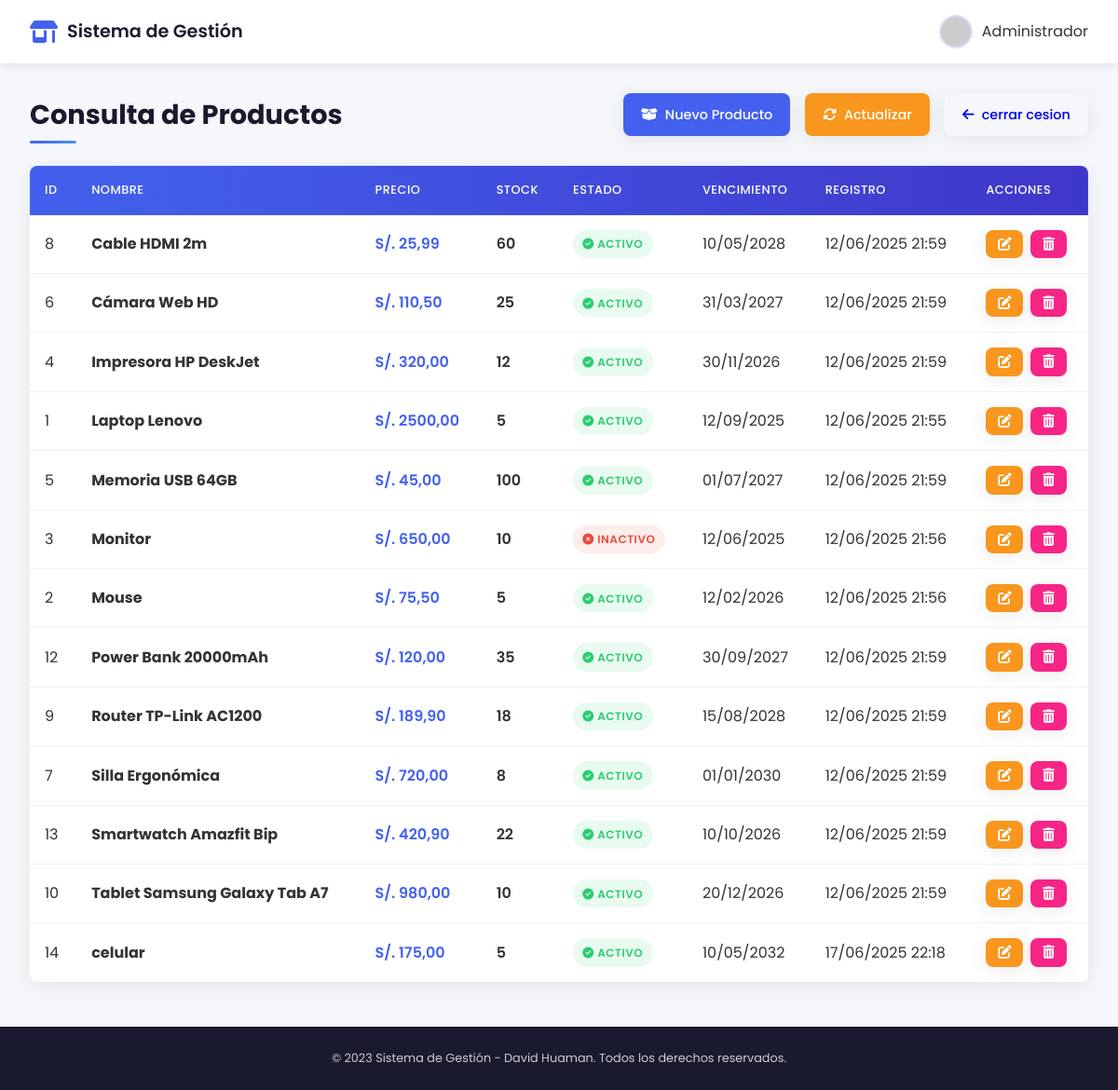
The page /venta/q_producto/ on the database its author committed.
### venta/models.py (models this page shows, shortened)
class Producto(models.Model):
    id_producto = models.AutoField(primary_key=True)
    nom_prod = models.CharField(max_length=50)
    des_prod = models.TextField(max_length=500)
    precio = models.DecimalField(max_digits=10, decimal_places=2)
    cantidad = models.PositiveIntegerField()
    estado = models.BooleanField(default=True)
    fec_vencimiento = models.DateField()
    fec_reg = models.DateTimeField(auto_now_add=True)

### venta/views.py (the view)
# urls.py: path('q_producto/', views.consulta_producto, name='lista_producto'),
def consulta_producto(request):
    productos = Producto.objects.all().order_by('nom_prod')
    context = {
        'productos': productos,
        'titulo': 'Consulta de Productos',
        'mensaje': 'Listado completo de productos'
    }
    return render(request, 'venta/lista_producto.html', context)

### venta/templates/venta/lista_producto.html (shortened to what this page needs)
<!DOCTYPE html>
<html lang="es">
<head>
    <link rel="stylesheet" href="https://cdnjs.cloudflare.com/ajax/libs/font-awesome/6.4.0/css/all.min.css">
</head>
<body>
    <header class="main-header">
        <div class="logo">
            <i class="fas fa-store-alt"></i>
            <span class="logo-text">Sistema de Gestión</span>
        </div>
        <div class="user-profile">
            <img src="https://ui-avatars.com/api/?name=Admin&background=random" alt="Usuario">
            <span>Administrador</span>
        </div>
    </header>
    <main class="container">
        <div class="page-header">
            <h1 class="page-title">{{ titulo }}</h1>
            <div class="action-buttons">
                <a href="{% url 'crear_producto' %}" class="btn btn-primary">
                    <i class="fas fa-box-open"></i> Nuevo Producto
                </a>
                <a href="{% url 'actualizar_producto' %}" class="btn btn-warning">
                    <i class="fas fa-sync-alt"></i> Actualizar
                </a>
                 <div class="action-buttons">
                    <a href="{% url 'menu_principal' %}" class="btn btn-secondary">
                        <i class="fas fa-arrow-left"></i> cerrar cesion
                    </a>
                </div>
            </div>
        </div>
        <div class="card">
            <div class="table-responsive">
                <table class="table">
                    <thead>
                        <tr>
                            <th>ID</th>
                            <th>Nombre</th>
                            <th>Precio</th>
                            <th>Stock</th>
                            <th>Estado</th>
                            <th>Vencimiento</th>
                            <th>Registro</th>
                            <th>Acciones</th>
                        </tr>
                    </thead>
                    <tbody>
                        {% for producto in productos %}
                        <tr>
                            <td>{{ producto.id_producto }}</td>
                            <td><strong>{{ producto.nom_prod }}</strong></td>
                            <td class="price">S/. {{ producto.precio }}</td>
                            <td class="stock">{{ producto.cantidad }}</td>
                            <td>
                                {% if producto.estado %}
                                    <span class="badge badge-active">
                                        <i class="fas fa-check-circle"></i> Activo
                                    </span>
                                {% else %}
                                    <span class="badge badge-inactive">
                                        <i class="fas fa-times-circle"></i> Inactivo
                                    </span>
                                {% endif %}
                            </td>
                            <td>{{ producto.fec_vencimiento|date:"d/m/Y" }}</td>
                            <td>{{ producto.fec_reg|date:"d/m/Y H:i" }}</td>
                        <td>
                            <div class="action-buttons" style="gap: 0.5rem;">
                                <a href="{% url 'actualizar_producto' %}?id={{ producto.id_producto }}" class="btn btn-warning" style="padding: 0.5rem 0.8rem;">
                                    <i class="fas fa-edit"></i>
                                </a>
                                <a href="{% url 'borrar_producto' %}" class="btn btn-danger" style="padding: 0.5rem 0.8rem;">
                                    <i class="fas fa-trash-alt"></i>
                                </a>
                            </div>
                        </td>
                        </tr>
                        {% endfor %}
                    </tbody>
                </table>
            </div>
        </div>
    </main>
    <footer class="main-footer">
        <div class="footer-content">
            <div class="copyright">
                &copy; 2023 Sistema de Gestión - David Huaman. Todos los derechos reservados.
            </div>
        </div>
    </footer>
</body>
</html>

### venta/templates/venta/lista_producto.html (style rules this page uses)
:root { --primary-color: #4361ee; --secondary-color: #3f37c9; --accent-color: #4895ef; --danger-color: #f72585; --warning-color: #f8961e; --success-color: #4cc9f0; --active-color: #2ecc71; --inactive-color: #e74c3c; --dark-color: #1a1a2e; --light-color: #f8f9fa; --text-color: #333; --text-light: #6c757d; --border-radius: 8px; --box-shadow: 0 4px 20px rgba(0, 0, 0, 0.08); --transition: all 0.3s ease; }
* { margin: 0; padding: 0; box-sizing: border-box; }
body { font-family: 'Poppins', sans-serif; background-color: #f5f7fa; color: var(--text-color); line-height: 1.6; padding: 0; }
.main-header { background-color: white; box-shadow: 0 2px 10px rgba(0, 0, 0, 0.1); padding: 1rem 2rem; position: sticky; top: 0; z-index: 1000; display: flex; justify-content: space-between; align-items: center; }
.logo { display: flex; align-items: center; gap: 10px; }
.logo i { font-size: 1.5rem; color: var(--primary-color); }
.logo-text { color: var(--dark-color); font-weight: 600; font-size: 1.2rem; }
.user-profile { display: flex; align-items: center; gap: 10px; }
.user-profile img { width: 36px; height: 36px; border-radius: 50%; object-fit: cover; border: 2px solid rgba(67, 97, 238, 0.2); }
.container { max-width: 1200px; margin: 2rem auto; padding: 0 2rem; }
.page-header { display: flex; justify-content: space-between; align-items: center; margin-bottom: 2rem; flex-wrap: wrap; gap: 1rem; }
.page-title { color: var(--dark-color); font-size: 1.8rem; font-weight: 700; position: relative; display: inline-block; }
.page-title::after { content: ''; position: absolute; bottom: -8px; left: 0; width: 50px; height: 3px; background: linear-gradient(90deg, var(--primary-color), var(--accent-color)); border-radius: 2px; }
.action-buttons { display: flex; gap: 1rem; flex-wrap: wrap; }
.btn { display: inline-flex; align-items: center; justify-content: center; padding: 0.7rem 1.2rem; font-size: 0.9rem; font-weight: 500; border-radius: var(--border-radius); text-decoration: none; transition: var(--transition); border: none; cursor: pointer; gap: 8px; box-shadow: var(--box-shadow); }
.btn i { font-size: 0.9rem; }
.btn-primary { background-color: var(--primary-color); color: white; }
.btn-warning { background-color: var(--warning-color); color: white; }
.btn-danger { background-color: var(--danger-color); color: white; }
.badge { display: inline-block; padding: 0.35rem 0.65rem; font-size: 0.75rem; font-weight: 600; border-radius: 50px; text-transform: uppercase; letter-spacing: 0.5px; }
.badge-active { background-color: rgba(46, 204, 113, 0.1); color: var(--active-color); }
.badge-inactive { background-color: rgba(231, 76, 60, 0.1); color: var(--inactive-color); }
.card { background-color: white; border-radius: var(--border-radius); box-shadow: var(--box-shadow); overflow: hidden; margin-bottom: 2rem; }
.table-responsive { overflow-x: auto; }
.table { width: 100%; border-collapse: collapse; min-width: 800px; }
.table thead { background: linear-gradient(90deg, var(--primary-color), var(--secondary-color)); }
.table th { color: white; font-weight: 500; padding: 1rem; text-align: left; text-transform: uppercase; font-size: 0.8rem; letter-spacing: 0.5px; }
.table td { padding: 1rem; border-bottom: 1px solid rgba(0, 0, 0, 0.05); vertical-align: middle; }
.table tr:last-child td { border-bottom: none; }
.table tbody tr { transition: var(--transition); }
.price { font-weight: 600; color: var(--primary-color); }
.stock { font-weight: 600; }
.main-footer { background-color: var(--dark-color); color: var(--light-color); padding: 1.5rem; text-align: center; margin-top: 3rem; }
.footer-content { display: flex; flex-direction: column; align-items: center; gap: 0.5rem; }
.copyright { opacity: 0.8; font-size: 0.8rem; }

### rows shown on the page
Producto: id_producto "8", nom_prod "Cable HDMI 2m", precio "25,99", cantidad "60", estado True (drawn), fec_vencimiento "10/05/2028", fec_reg "12/06/2025 21:59"
Producto: id_producto "6", nom_prod "Cámara Web HD", precio "110,50", cantidad "25", estado True (drawn), fec_vencimiento "31/03/2027", fec_reg "12/06/2025 21:59"
Producto: id_producto "4", nom_prod "Impresora HP DeskJet", precio "320,00", cantidad "12", estado True (drawn), fec_vencimiento "30/11/2026", fec_reg "12/06/2025 21:59"
Producto: id_producto "1", nom_prod "Laptop Lenovo", precio "2500,00", cantidad "5", estado True (drawn), fec_vencimiento "12/09/2025", fec_reg "12/06/2025 21:55"
Producto: id_producto "5", nom_prod "Memoria USB 64GB", precio "45,00", cantidad "100", estado True (drawn), fec_vencimiento "01/07/2027", fec_reg "12/06/2025 21:59"
Producto: id_producto "3", nom_prod "Monitor", precio "650,00", cantidad "10", estado False (drawn), fec_vencimiento "12/06/2025", fec_reg "12/06/2025 21:56"
Producto: id_producto "2", nom_prod "Mouse", precio "75,50", cantidad "5", estado True (drawn), fec_vencimiento "12/02/2026", fec_reg "12/06/2025 21:56"
Producto: id_producto "12", nom_prod "Power Bank 20000mAh", precio "120,00", cantidad "35", estado True (drawn), fec_vencimiento "30/09/2027", fec_reg "12/06/2025 21:59"
Producto: id_producto "9", nom_prod "Router TP-Link AC1200", precio "189,90", cantidad "18", estado True (drawn), fec_vencimiento "15/08/2028", fec_reg "12/06/2025 21:59"
Producto: id_producto "7", nom_prod "Silla Ergonómica", precio "720,00", cantidad "8", estado True (drawn), fec_vencimiento "01/01/2030", fec_reg "12/06/2025 21:59"
Producto: id_producto "13", nom_prod "Smartwatch Amazfit Bip", precio "420,90", cantidad "22", estado True (drawn), fec_vencimiento "10/10/2026", fec_reg "12/06/2025 21:59"
Producto: id_producto "10", nom_prod "Tablet Samsung Galaxy Tab A7", precio "980,00", cantidad "10", estado True (drawn), fec_vencimiento "20/12/2026", fec_reg "12/06/2025 21:59"
Producto: id_producto "14", nom_prod "celular", precio "175,00", cantidad "5", estado True (drawn), fec_vencimiento "10/05/2032", fec_reg "17/06/2025 22:18"

### other values the page prints
{{ titulo }} "Consulta de Productos"
